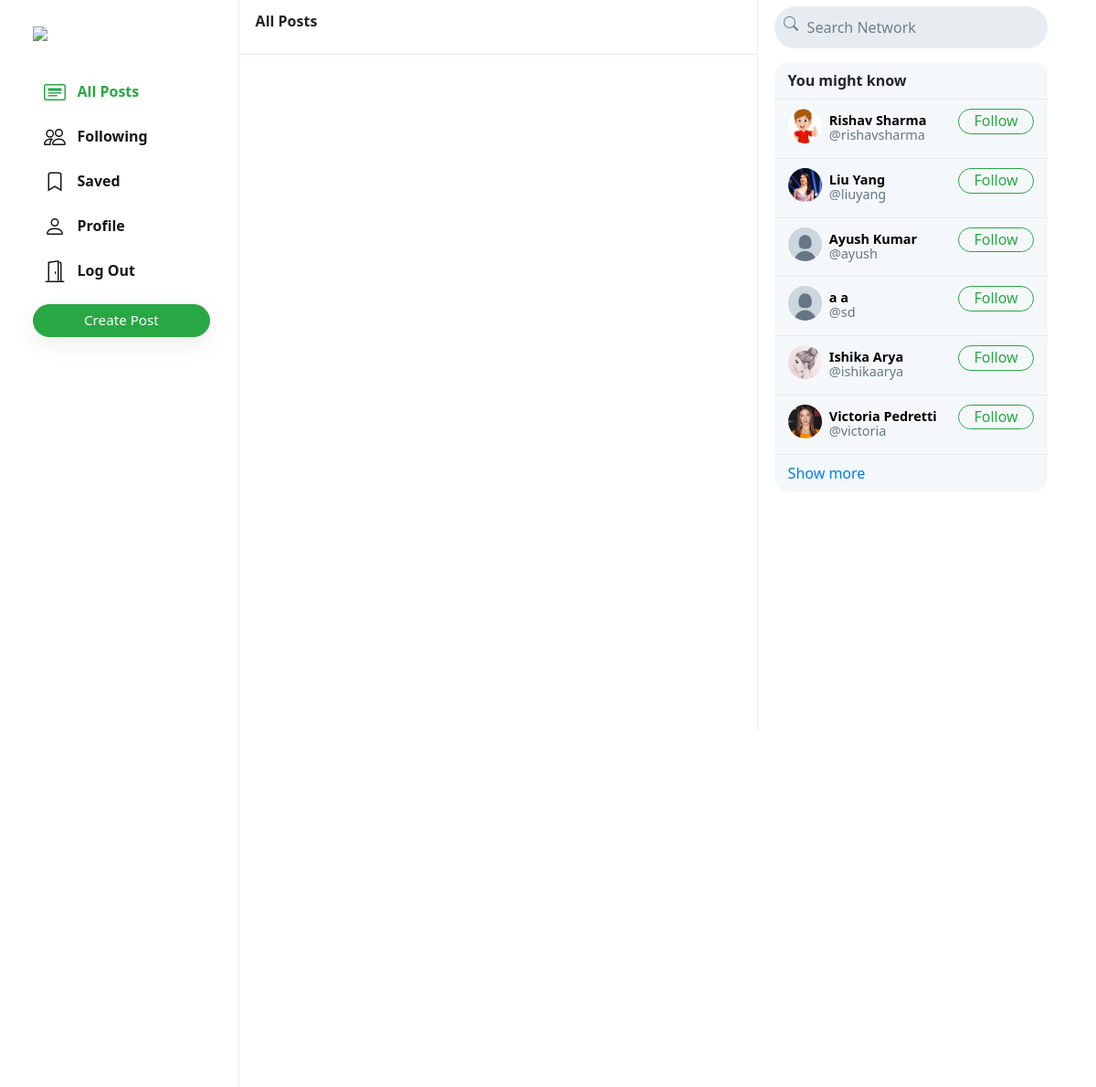
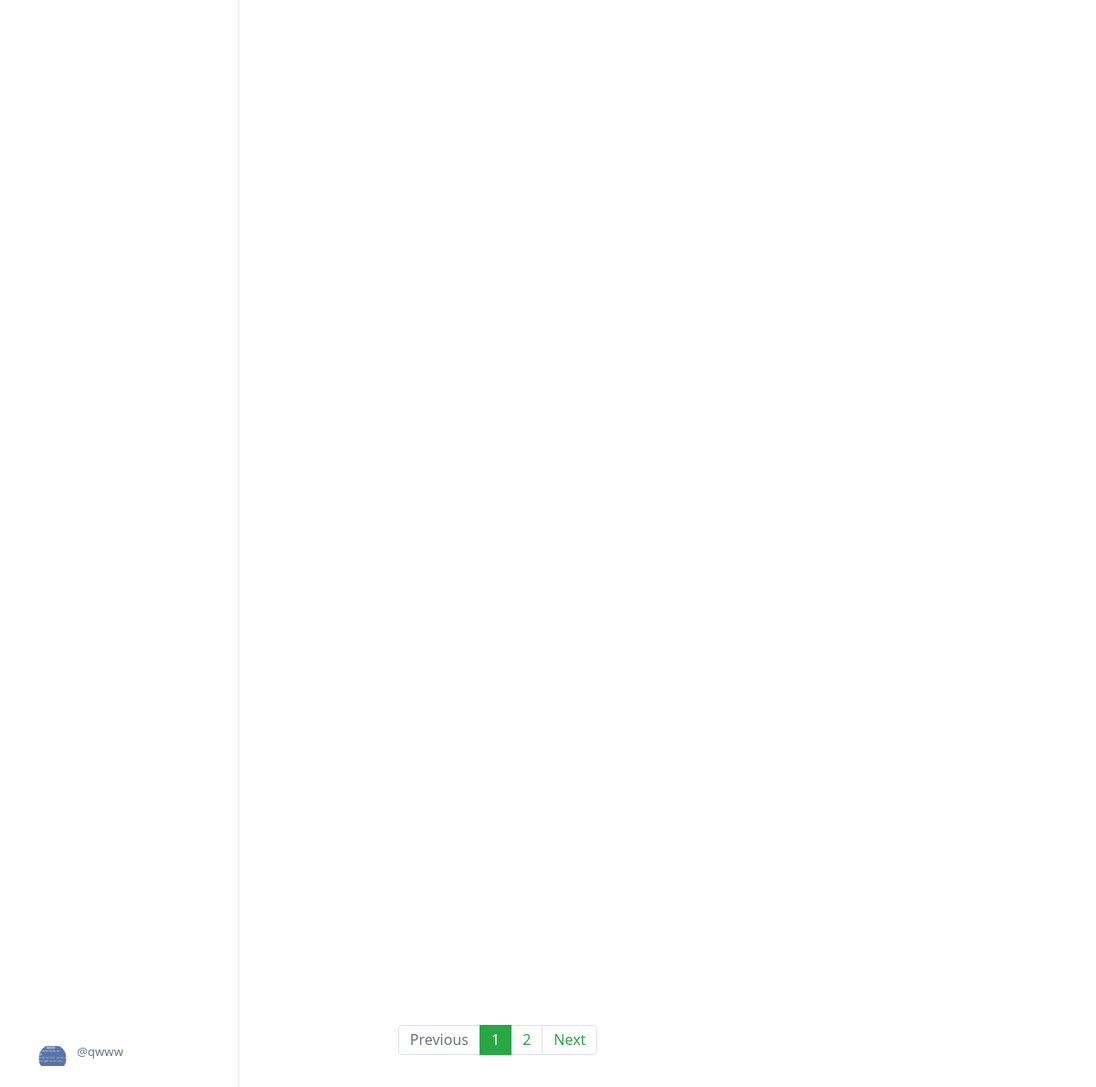
/ (signed in), run on the app's committed database (2 pictures, top to bottom).
### network/models.py (models this page shows, shortened)
class User(AbstractUser):
    profile_pic = models.ImageField(upload_to='profile_pic/')
    bio = models.TextField(max_length=160, blank=True, null=True)
    cover = models.ImageField(upload_to='covers/', blank=True)

### network/views.py (the view)
# urls.py: path("", views.index, name="index"),
def index(request):
    all_posts = Post.objects.all().order_by('-date_created')
    paginator = Paginator(all_posts, 10)
    page_number = request.GET.get('page')
    if page_number == None:
        page_number = 1
    posts = paginator.get_page(page_number)
    followings = []
    suggestions = []
    if request.user.is_authenticated:
        followings = Follower.objects.filter(followers=request.user).values_list('user', flat=True)
        suggestions = User.objects.exclude(pk__in=followings).exclude(username=request.user.username).order_by("?")[:6]
    return render(request, "network/index.html", {
        "posts": posts,
        "suggestions": suggestions,
        "page": "all_posts",
        'profile': False
    })

### network/templates/network/index.html (shortened to what this page needs)
<!DOCTYPE html>
{% extends "network/layout.html" %}
{% load static %}
{% block body %}
<body>
    <div class="main-div">
        <div class="left-div">
            <nav class="head heading">
                {% if page == 'all_posts' %}
                All Posts
                {% elif page == 'following' %}
                Following
                {% elif page == 'saved' %}
                Saved
                {% elif page == 'profile' %}
                Profile
                {% else %}
                Explore
                {% endif %}
            </nav>
            <div class="left-div-content">
                <div class="posts-view">
                    <div class="main-div-content">
                        <nav aria-label="Page navigation example" class="pagination-bar">
                            <ul class="pagination justify-content-center">
                                {% if posts.has_previous %}
                                <li class="page-item">
                                    <a class="page-link" href="?page={{ posts.previous_page_number | default:1}}"
                                        tabindex="-1" aria-disabled="true">Previous</a>
                                </li>
                                {% else %}
                                <li class="page-item disabled">
                                    <a class="page-link" href="" tabindex="-1" aria-disabled="true">Previous</a>
                                </li>
                                {% endif %}
                                {% for each in posts.paginator.page_range %}
                                {% if each == posts.number %}
                                <li class="page-item active"><a class="page-link" href="?page={{each}}">{{each}}</a>
                                </li>
                                {% else %}
                                <li class="page-item"><a class="page-link" href="?page={{each}}">{{each}}</a></li>
                                {% endif %}
                                {% endfor %}
                                {% if posts.has_next %}
                                <li class="page-item">
                                    <a class="page-link" href="?page={{ posts.next_page_number }}">Next</a>
                                </li>
                                {% else %}
                                <li class="page-item disabled">
                                    <a class="page-link" href="">Next</a>
                                </li>
                                {% endif %}
                            </ul>
                        </nav>
                    </div>
                </div>
            </div>
        </div>
    </div>
    {% endblock %}

### network/templates/network/layout.html (shortened to what this page needs)
<!DOCTYPE html>
{% load static %}
<html lang="en">
<head>
    <link rel="stylesheet" href="https://stackpath.bootstrapcdn.com/bootstrap/4.4.1/css/bootstrap.min.css"
>
    <link href="{% static 'network/styles.css' %}" rel="stylesheet">
</head>
<body>
    <div class="body" data-page="{{page}}">
        <div class="sidenav">
            <a href="{% url 'index' %}" class="navbar-brand">
                <img src="{% static 'network/Images/logo.png' %}" height="31px">
            </a>
            <div style="height: 100%;">
                <div>
                    <div>
                        <ul>
                            <li class="nav-item" id="all_posts">
                                <a href="{% url 'index' %}" class="nav-link">
                                    <div>
                                        &nbsp;&nbsp;All Posts
                                    </div>
                                </a>
                            </li>
                            {% if user.is_authenticated %}
                            <li class="nav-item" id="following">
                                <a href="{% url 'following' %}" class="nav-link">
                                    <div>
                                        &nbsp;&nbsp;Following
                                    </div>
                                </a>
                            </li>
                            <li class="nav-item" id="saved">
                                <a href="{% url 'saved' %}" class="nav-link">
                                    <div>
                                        <svg width="1.5em" height="1.5em" viewBox="0 0 16 16" class="bi bi-bookmark"
                                            fill="currentColor" xmlns="http://www.w3.org/2000/svg">
                                            <path fill-rule="evenodd"
                                                d="M8 12l5 3V3a2 2 0 0 0-2-2H5a2 2 0 0 0-2 2v12l5-3zm-4 1.234l4-2.4 4 2.4V3a1 1 0 0 0-1-1H5a1 1 0 0 0-1 1v10.234z" />
                                        </svg>
                                        &nbsp;&nbsp;Saved
                                    </div>
                                </a>
                            </li>
                            <li class="nav-item" id="profile">
                                <a href="{% url 'profile' user.username %}" class="nav-link">
                                    <div>
                                        &nbsp;&nbsp;Profile
                                    </div>
                                </a>
                            </li>
                            <li class="nav-item" id="logout">
                                <a href="{% url 'logout' %}" class="nav-link">
                                    <div>
                                        &nbsp;&nbsp;Log Out
                                    </div>
                                </a>
                            </li>
                            {% endif %}
                        </ul>
                    </div>
                    {% if user.is_authenticated %}
                    <button id="popup-btn" class="btn btn-success new-post-btn" onclick="createpost()">Create
                        Post</button>
                    {% endif %}
                </div>
                <div style="position: absolute; bottom: 10px;">
                    {% if user.is_authenticated %}
                    <li class="nav-item sidenav-user">
                        <a href="{% url 'profile' user.username %}" class="nav-link">
                            <div class="user_account">
                                <div class="small-profilepic"
                                    style="float: left; background-image: url(/media/{{user.profile_pic}})"></div>
                                <div style="height: 2.7vw; margin: auto;">
                                    <div class="grey" style="margin-top: 4px;">@{{ user.username }}</div>
                                </div>
                            </div>
                        </a>
                    </li>
                    {% endif %}
                </div>
            </div>
        </div>
        {% block body %}
        {% endblock %}
        <div class="right-div">
            <nav class="head">
                <form action="#">
                    <div class="search-div">
                        <div>
                        </div>
                        <input type="text" name="query" id="search-box" placeholder="Search Network">
                    </div>
                </form>
            </nav>
            <div class="right-div-content">
                <div class="space" style="background-color: white;"></div>
                {% if user.is_authenticated %}
                <div class="suggestion-box">
                    <div class="suggestion-header">
                        You might know
                    </div>
                    {% for suggestion in suggestions %}
                    <div class="suggestion-user">
                        <div>
                            <a href="{% url 'profile' suggestion.username %}">
                                <div class="small-profilepic"
                                    style="background-image: url(/media/{{suggestion.profile_pic}})"></div>
                            </a>
                        </div>
                        <div class="user-details">
                            <a href="{% url 'profile' suggestion.username %}">
                                <div id="user-name">
                                    <strong>
                                        {{suggestion.first_name}} {{suggestion.last_name}}
                                    </strong>
                                </div>
                                <div class="grey">@{{suggestion.username}}</div>
                            </a>
                        </div>
                        <div>
                            <button class="btn btn-outline-success" type="button"
                                onclick="follow_user(this,'{{suggestion.username}}','suggestion')">Follow</button>
                        </div>
                    </div>
                    {% empty %}
                    <div style="text-align: center; border-bottom: .5px solid #e6ecf0; padding: 10px 15px;">
                        <span class="grey" style="font-size: .9em;">No suggestions available.</span>
                    </div>
                    {% endfor %}
                    <div class="suggestion-footer">
                        <a href="#">Show more</a>
                    </div>
                </div>
                {% endif %}
            </div>
        </div>
    </div>
</body>
</html>

### network/static/network/styles.css (style rules this page uses)
.body { display: flex; min-height: 100%; font-family: system-ui, sans-serif; }
.btn { border-radius: 20px; padding: 0.32rem 1rem 0.375rem 1rem; }
.btn, .btn:focus, .btn:active { box-shadow: none !important; -webkit-box-shadow: none !important; }
.grey { color: #657786; }
svg { vertical-align: text-top; }
.sidenav { height: 100%; width: 21.8%; position: fixed; top: 0; left: 0; padding: 15px; list-style: none; border-right: .5px solid #e6ecf0; z-index: 100; padding-left: 3%; background-color: white; }
.sidenav ul { list-style: none; padding-left: 0px; margin-top: 3vh; }
.sidenav li { margin-top: 7px; }
.sidenav .nav-link { color: #14171a; line-height: .7em; font-weight: 700; padding: 0px; }
.sidenav .nav-link > div { padding: 10px 20px 8px 12px; border-radius: 25px; line-height: 0.9em; width: max-content; }
.new-post-btn { padding-left: 55px !important; padding-right: 55px !important; font-size: .95em; font-weight: 530; box-shadow: rgba(0, 0, 0, 0.08) 0px 8px 24px !important; }
.user_account { display: flex; font-size: .82rem; font-weight: normal; padding-top: 3px !important; padding-bottom: 3px !important; padding-left: 3px !important; }
.user_account .small-profilepic { transform: scale(.82); margin-left: auto; margin-top: auto; }
.active a { color: #28a745 !important; }
.main-div { position: relative; width: 47.25%; min-height: 100vh; left: 21.8%; }
.left-div { position: relative; }
.head { height: 7.5vh; }
.heading { position: fixed; width: 47.255%; top: 0px; padding: 18px; border-bottom: .5px solid #e6ecf0; line-height: .7em; font-weight: 800; background-color: #fff; z-index: 1000; }
.left-div-content { margin-top: 7.5vh; }
.small-profilepic { width: 3.1vw; height: 3.1vw; border-radius: 9999px; overflow: hidden; margin-right: 8px; background-size: cover; background-repeat: no-repeat; background-position: center; box-sizing: content-box; }
.space { height: 8px; background-color: #e6ecf0; }
.pagination-bar { margin-top: 35px; margin-bottom: 35px; }
.pagination-bar .page-link { line-height: .9em; }
.page-item.active .page-link { color: white !important; background-color: #28a745; border-color: #28a745; }
.page-link { color: #28a745; }
.right-div { width: 28%; height: 100vh; position: fixed; right: 2.95%; border-left: .5px solid #e6ecf0; background-color: white; }
.right-div .head { padding: .9vh 1.5vw; }
.right-div .search-div { margin-left: auto; margin-right: auto; display: flex; border-radius: 25px; background-color: #e6ecf0; padding-left: 10px; padding-right: 10px; vertical-align: middle; }
#search-box { height: 5.7vh; border: none; background: none; outline: none; width: 100%; margin-left: 8px; }
#search-box::placeholder { color: #6d7e8c; }
.right-div-content { height: 92.5vh; overflow: auto; padding-left: 1.5vw; padding-right: 1.5vw; }
.suggestion-box, .guest-box { border-radius: 15px; overflow: hidden; background-color: #f5f8fa; }
.suggestion-header { padding: 13px 15px; line-height: .9em; font-weight: 800; border-bottom: .5px solid #e6ecf0; }
.suggestion-user { display: flex; padding: 10px 15px; font-size: .9em; border-bottom: .5px solid #e6ecf0; }
.suggestion-user a { color: black; text-decoration: none; }
.user-details { flex: 1; line-height: 1.1em; padding: 5px 0px 7px 0px; }
.suggestion-user .btn { padding: 0em 1em .09em 1em; }
.suggestion-footer { padding: 13px 15px; line-height: .9em; }
.suggestion-footer a { text-decoration: none; }

### data on the page
User: profile_pic (picture), username "qwww"
User: profile_pic (picture), first_name "Rishav", last_name "Sharma", username "rishavsharma"
User: profile_pic (picture), first_name "Liu", last_name "Yang", username "liuyang"
User: profile_pic (placeholder picture), first_name "Ayush", last_name "Kumar", username "ayush"
User: profile_pic (placeholder picture), first_name "a", last_name "a", username "sd"
User: profile_pic (picture), first_name "Ishika", last_name "Arya", username "ishikaarya"
User: profile_pic (picture), first_name "Victoria", last_name "Pedretti", username "victoria"

### other printed values
{{ each }} "1"
{{ each }} "2"
